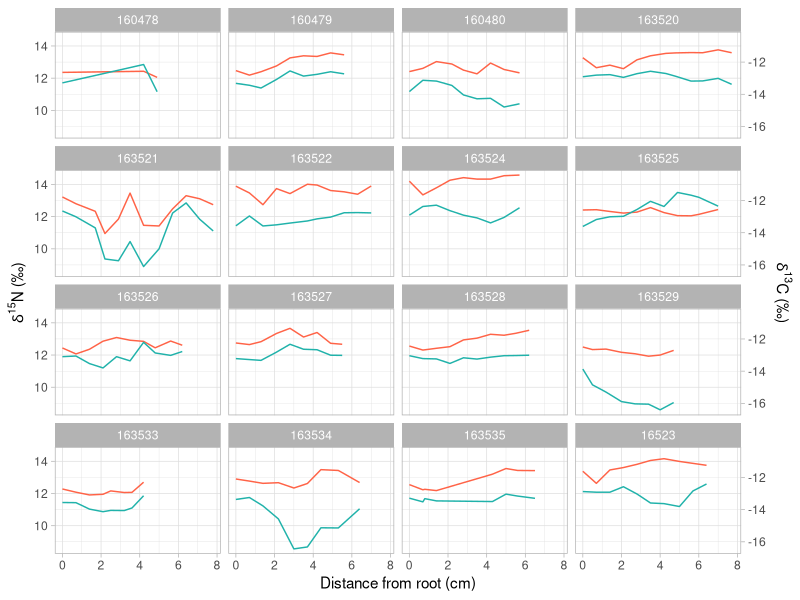
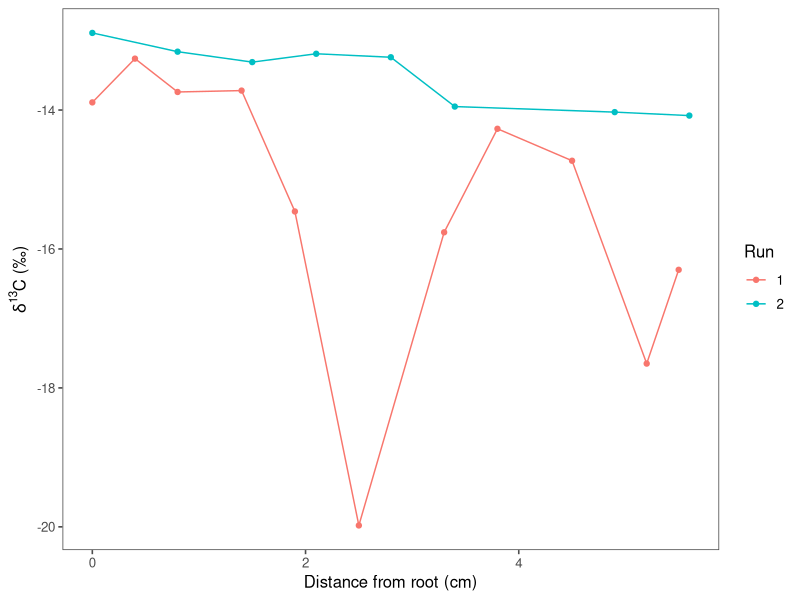
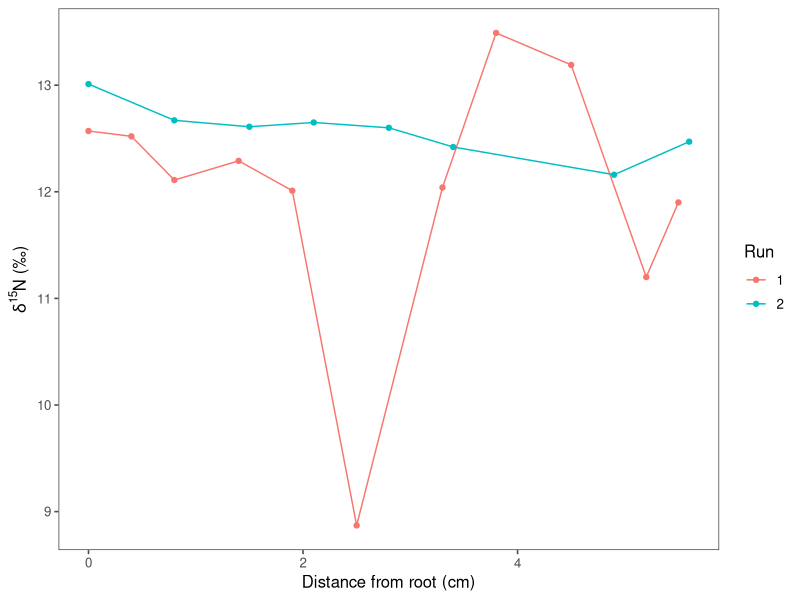

Recreate these plots in R, in order.
## ---- chunk 1
knitr::opts_chunk$set(echo = TRUE)
## ---- chunk 2
library(ggplot2)
library(dplyr)
library(ggthemes)

#load whisker data
whisker <- read.csv("whiskers.csv")
whisker$OtterID<-as.character(whisker$OtterID)
oddotter <- read.csv("oddotter.csv")
oddotter$OtterID<-as.factor(oddotter$OtterID)
oddotter$Run<-as.factor(oddotter$Run)
whisker.short<-filter(whisker, distance <= 8)

#load prey data
si.prey <- read.csv("sifinal.csv")
## ---- chunk 3
whisker<- filter(whisker, OtterID != "163532")
## ---- chunk 4
ggplot(data=whisker) +
  geom_line(aes(x=distance, y=N), colour="tomato") +
  geom_line(aes(x=distance, y=C+25), colour="lightseagreen") +
  labs(x= "Distance from root (cm)", 
       y=expression(paste(delta^15, "N (\u2030)" )), 
       colour = "Isotope")  +
  scale_y_continuous(sec.axis = sec_axis(~.-25, 
       name = expression(paste(delta^13, "C (\u2030)" )))) +
  facet_wrap(vars(OtterID), nrow=5) +
  theme_light()
## ---- chunk 5
ggplot(data=oddotter, aes(x=distance, y=C, colour=Run)) +
  geom_line() +
  geom_point() +
  labs(x= "Distance from root (cm)", 
       y=expression(paste(delta^13, "C (\u2030)" )))  +
  theme_few()

## ---- chunk 6
ggplot(data=oddotter, aes(x=distance, y=N, colour=Run)) +
  geom_line() +
  geom_point() +
  labs(x= "Distance from root (cm)", 
       y=expression(paste(delta^15, "N (\u2030)" )))  +
  theme_few()
